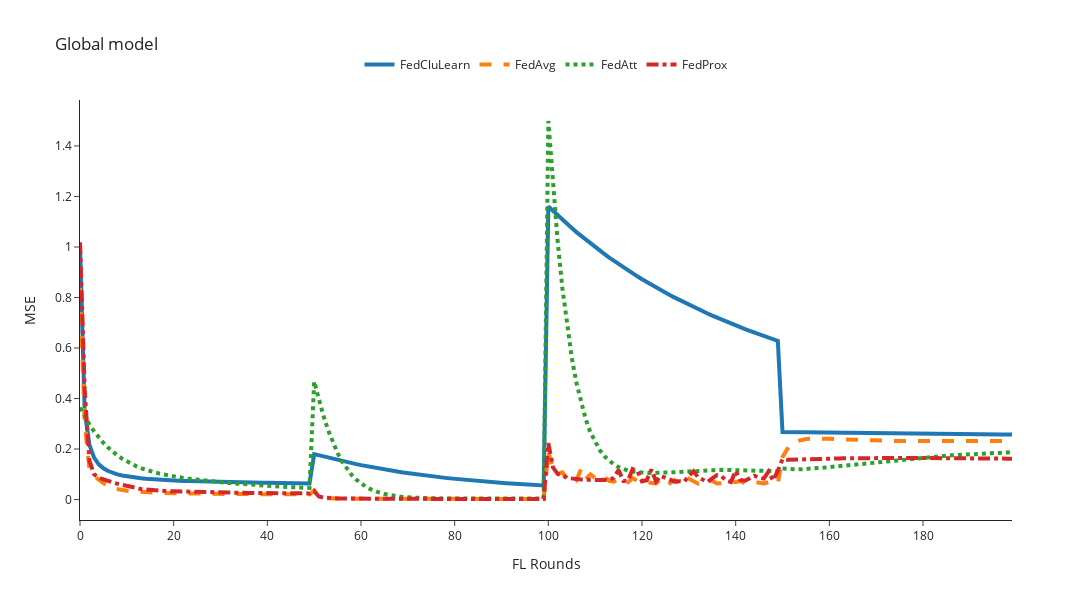

Here is the notebook cell this chart was saved with:
### Code cell
mse_column = 'mse'
global_filenames = [global_FedCluLearn, global_FedAvg, global_FedAtt, global_FedProx, global_FedCluLearn_Prox]
n_rounds, y = preprocessing_results(filenames=global_filenames, mse_column=mse_column)
plot_plotly(n_rounds, y, title=f'Global model', y_axis_title=f'{mse_column.upper()}', y_axis_max=1)

### Figure 1 — Plotly figure (JSON) as saved in the notebook; plotly's stock layout.template omitted (floating-point values rounded to 4 significant figures; data arrays with more than 128 entries replaced by an {"elided": "..."} marker saying what was removed)
{"data": [{"line": {"dash": "solid", "width": 4}, "mode": "lines", "name": "FedCluLearn", "type": "scatter", "x": {"elided": "201 int values"}, "y": {"elided": "200 float values"}}, {"line": {"dash": "dash", "width": 4}, "mode": "lines", "name": "FedAvg", "type": "scatter", "x": {"elided": "201 int values"}, "y": {"elided": "200 float values"}}, {"line": {"dash": "dot", "width": 4}, "mode": "lines", "name": "FedAtt", "type": "scatter", "x": {"elided": "201 int values"}, "y": {"elided": "200 float values"}}, {"line": {"dash": "dashdot", "width": 4}, "mode": "lines", "name": "FedProx", "type": "scatter", "x": {"elided": "201 int values"}, "y": {"elided": "200 float values"}}], "layout": {"height": 600, "legend": {"orientation": "h", "x": 0.5, "xanchor": "center", "y": 1.05, "yanchor": "bottom"}, "title": {"text": "Global model"}, "width": 1200, "xaxis": {"autorange": true, "range": [0, 199], "title": {"text": "FL Rounds"}, "type": "linear"}, "yaxis": {"autorange": true, "range": [-0.08099, 1.582], "title": {"text": "MSE"}, "type": "linear"}}}
